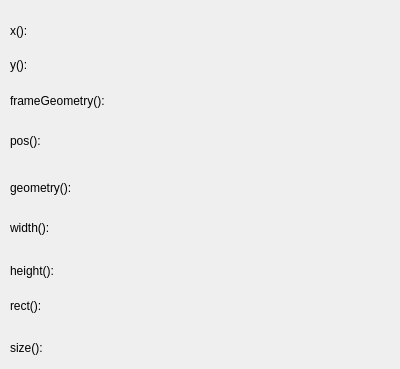
<?xml version="1.0" encoding="UTF-8"?>
<ui version="4.0">
 <class>GeometryDlg</class>
 <widget class="QDialog" name="GeometryDlg">
  <property name="geometry">
   <rect>
    <x>0</x>
    <y>0</y>
    <width>400</width>
    <height>369</height>
   </rect>
  </property>
  <property name="windowTitle">
   <string>GeometryDlg</string>
  </property>
  <widget class="QLabel" name="xlabel">
   <property name="geometry">
    <rect>
     <x>170</x>
     <y>20</y>
     <width>181</width>
     <height>31</height>
    </rect>
   </property>
   <property name="text">
    <string/>
   </property>
  </widget>
  <widget class="QLabel" name="ylabel">
   <property name="geometry">
    <rect>
     <x>170</x>
     <y>50</y>
     <width>171</width>
     <height>31</height>
    </rect>
   </property>
   <property name="text">
    <string/>
   </property>
  </widget>
  <widget class="QLabel" name="frameGeolabel">
   <property name="geometry">
    <rect>
     <x>170</x>
     <y>90</y>
     <width>171</width>
     <height>31</height>
    </rect>
   </property>
   <property name="text">
    <string/>
   </property>
  </widget>
  <widget class="QLabel" name="poslabel">
   <property name="geometry">
    <rect>
     <x>170</x>
     <y>130</y>
     <width>171</width>
     <height>31</height>
    </rect>
   </property>
   <property name="text">
    <string/>
   </property>
  </widget>
  <widget class="QLabel" name="geolabel">
   <property name="geometry">
    <rect>
     <x>170</x>
     <y>170</y>
     <width>191</width>
     <height>31</height>
    </rect>
   </property>
   <property name="text">
    <string/>
   </property>
  </widget>
  <widget class="QLabel" name="widthlabel">
   <property name="geometry">
    <rect>
     <x>170</x>
     <y>210</y>
     <width>151</width>
     <height>31</height>
    </rect>
   </property>
   <property name="text">
    <string/>
   </property>
  </widget>
  <widget class="QLabel" name="heightlabel">
   <property name="geometry">
    <rect>
     <x>170</x>
     <y>250</y>
     <width>151</width>
     <height>31</height>
    </rect>
   </property>
   <property name="text">
    <string/>
   </property>
  </widget>
  <widget class="QLabel" name="rectlabel">
   <property name="geometry">
    <rect>
     <x>170</x>
     <y>290</y>
     <width>151</width>
     <height>31</height>
    </rect>
   </property>
   <property name="text">
    <string/>
   </property>
  </widget>
  <widget class="QLabel" name="sizelabel">
   <property name="geometry">
    <rect>
     <x>160</x>
     <y>330</y>
     <width>151</width>
     <height>31</height>
    </rect>
   </property>
   <property name="text">
    <string/>
   </property>
  </widget>
  <widget class="QLabel" name="label">
   <property name="geometry">
    <rect>
     <x>10</x>
     <y>20</y>
     <width>72</width>
     <height>21</height>
    </rect>
   </property>
   <property name="text">
    <string>x():</string>
   </property>
  </widget>
  <widget class="QLabel" name="label_2">
   <property name="geometry">
    <rect>
     <x>10</x>
     <y>54</y>
     <width>72</width>
     <height>21</height>
    </rect>
   </property>
   <property name="text">
    <string>y():</string>
   </property>
  </widget>
  <widget class="QLabel" name="label_3">
   <property name="geometry">
    <rect>
     <x>10</x>
     <y>90</y>
     <width>131</width>
     <height>21</height>
    </rect>
   </property>
   <property name="text">
    <string>frameGeometry():</string>
   </property>
  </widget>
  <widget class="QLabel" name="label_4">
   <property name="geometry">
    <rect>
     <x>10</x>
     <y>130</y>
     <width>72</width>
     <height>21</height>
    </rect>
   </property>
   <property name="text">
    <string>pos():</string>
   </property>
  </widget>
  <widget class="QLabel" name="label_5">
   <property name="geometry">
    <rect>
     <x>10</x>
     <y>180</y>
     <width>101</width>
     <height>16</height>
    </rect>
   </property>
   <property name="text">
    <string>geometry():</string>
   </property>
  </widget>
  <widget class="QLabel" name="label_6">
   <property name="geometry">
    <rect>
     <x>10</x>
     <y>220</y>
     <width>72</width>
     <height>15</height>
    </rect>
   </property>
   <property name="text">
    <string>width():</string>
   </property>
  </widget>
  <widget class="QLabel" name="label_7">
   <property name="geometry">
    <rect>
     <x>10</x>
     <y>260</y>
     <width>81</width>
     <height>21</height>
    </rect>
   </property>
   <property name="text">
    <string>height():</string>
   </property>
  </widget>
  <widget class="QLabel" name="label_8">
   <property name="geometry">
    <rect>
     <x>10</x>
     <y>290</y>
     <width>91</width>
     <height>31</height>
    </rect>
   </property>
   <property name="text">
    <string>rect():</string>
   </property>
  </widget>
  <widget class="QLabel" name="label_9">
   <property name="geometry">
    <rect>
     <x>10</x>
     <y>340</y>
     <width>72</width>
     <height>15</height>
    </rect>
   </property>
   <property name="text">
    <string>size():</string>
   </property>
  </widget>
 </widget>
 <layoutdefault spacing="6" margin="11"/>
 <resources/>
 <connections/>
</ui>
